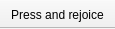
<?xml version="1.0" encoding="UTF-8"?>
<ui version="4.0">
 <class>widget</class>
 <widget class="QMainWindow" name="widget">
  <property name="geometry">
   <rect>
    <x>0</x>
    <y>0</y>
    <!-- Will automatically resize -->
    <width>1</width>
    <height>1</height>
   </rect>
  </property>
  <property name="windowTitle">
   <string>MainWindow</string>
  </property>
  <widget class="QPushButton" name="pushButton">
   <property name="text">
    <string>ok</string>
   </property>
  </widget>
  <widget class="QToolBar" name="toolBar">
   <property name="windowTitle">
    <string>toolBar</string>
   </property>
   <property name="movable">
    <bool>false</bool>
   </property>
   <property name="toolButtonStyle">
    <enum>Qt::ToolButtonTextUnderIcon</enum>
   </property>
   <attribute name="toolBarArea">
    <enum>TopToolBarArea</enum>
   </attribute>
   <attribute name="toolBarBreak">
    <bool>false</bool>
   </attribute>
   <addaction name="actionPress_and_rejoice"/>
  </widget>
  <action name="actionPress_and_rejoice">
   <property name="icon">
    <iconset>
     <normaloff>:geotag-handle.svg</normaloff>:geotag-handle.svg</iconset>
   </property>
   <property name="text">
    <string>Press and rejoice</string>
   </property>
  </action>
 </widget>
 <resources/>
 <connections/>
</ui>
